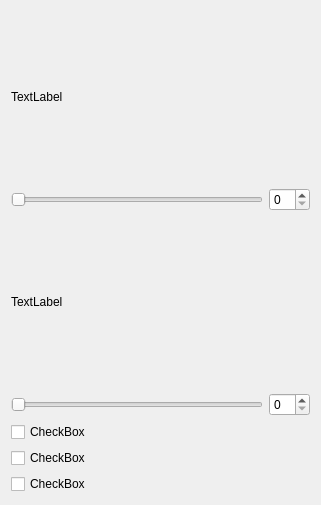
                 <widget class="QWidget" name="page_2">
                  <property name="geometry">
                   <rect>
                    <x>0</x>
                    <y>0</y>
                    <width>321</width>
                    <height>505</height>
                   </rect>
                  </property>
                  <attribute name="label">
                   <string>主管</string>
                  </attribute>
                  <layout class="QVBoxLayout" name="verticalLayout_8">
                   <item>
                    <widget class="QLabel" name="label_4">
                     <property name="text">
                      <string>TextLabel</string>
                     </property>
                    </widget>
                   </item>
                   <item>
                    <layout class="QHBoxLayout" name="horizontalLayout_5">
                     <item>
                      <widget class="QSlider" name="horizontalSlider">
                       <property name="orientation">
                        <enum>Qt::Horizontal</enum>
                       </property>
                      </widget>
                     </item>
                     <item>
                      <widget class="QSpinBox" name="spinBox"/>
                     </item>
                    </layout>
                   </item>
                   <item>
                    <widget class="QLabel" name="label_9">
                     <property name="text">
                      <string>TextLabel</string>
                     </property>
                    </widget>
                   </item>
                   <item>
                    <layout class="QHBoxLayout" name="horizontalLayout_10">
                     <item>
                      <widget class="QSlider" name="horizontalSlider_3">
                       <property name="orientation">
                        <enum>Qt::Horizontal</enum>
                       </property>
                      </widget>
                     </item>
                     <item>
                      <widget class="QSpinBox" name="spinBox_3"/>
                     </item>
                    </layout>
                   </item>
                   <item>
                    <widget class="QCheckBox" name="checkBox">
                     <property name="text">
                      <string>CheckBox</string>
                     </property>
                    </widget>
                   </item>
                   <item>
                    <widget class="QCheckBox" name="checkBox_2">
                     <property name="text">
                      <string>CheckBox</string>
                     </property>
                    </widget>
                   </item>
                   <item>
                    <widget class="QCheckBox" name="checkBox_3">
                     <property name="text">
                      <string>CheckBox</string>
                     </property>
                    </widget>
                   </item>
                  </layout>
                 </widget>
